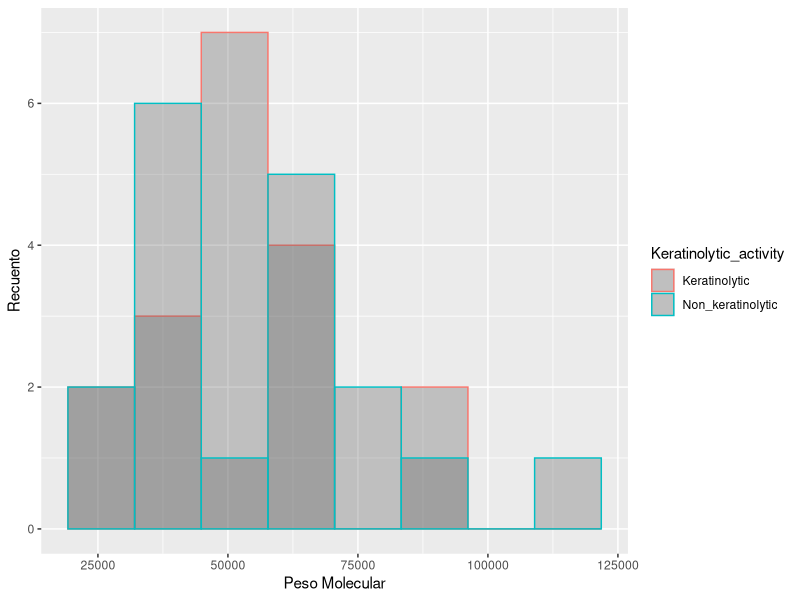
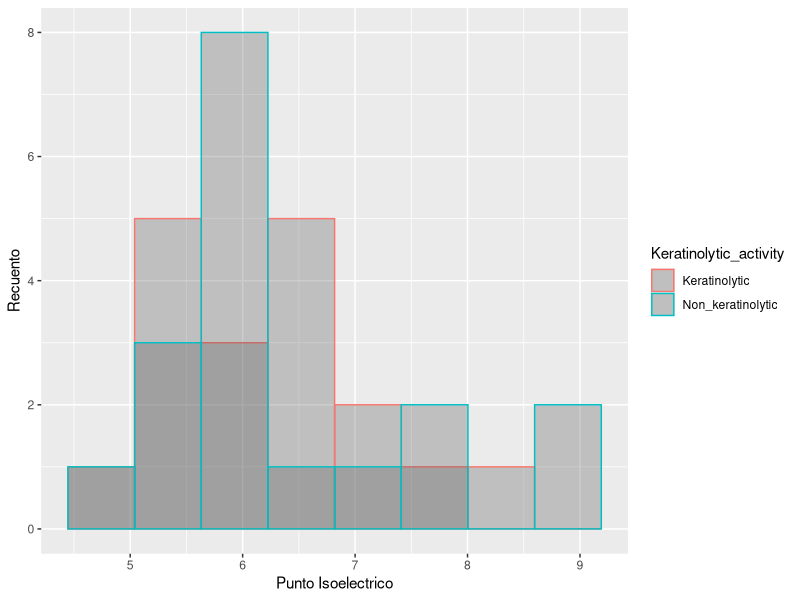
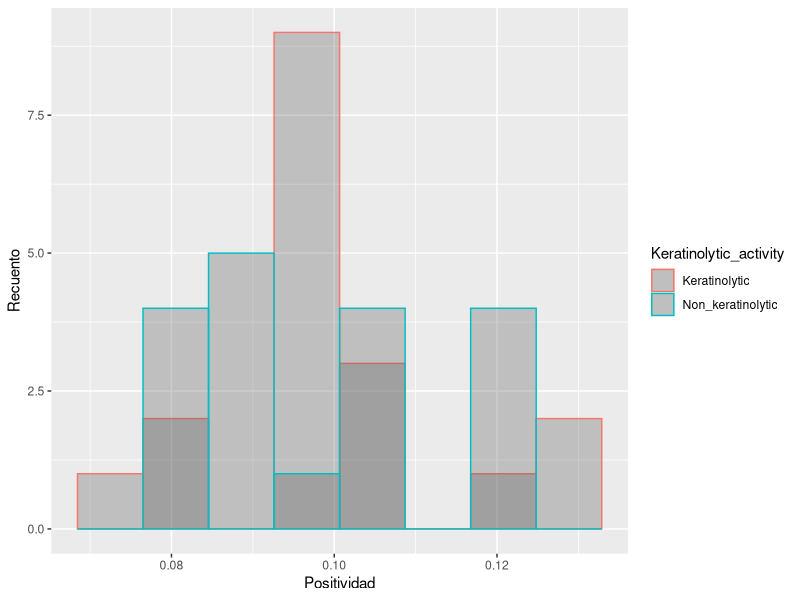
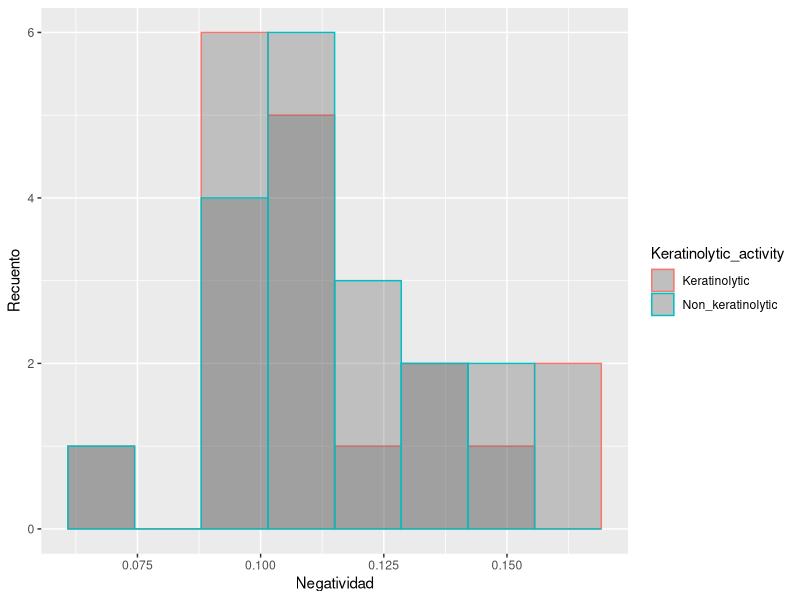
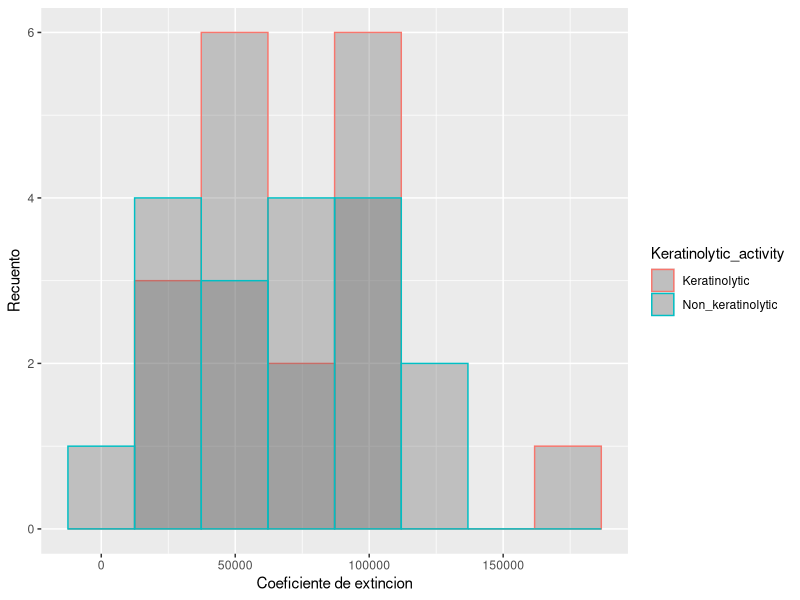
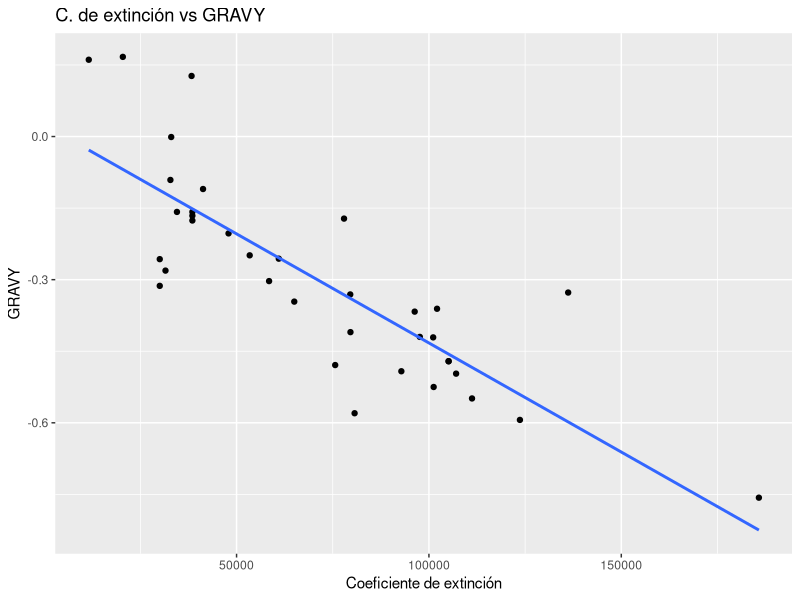
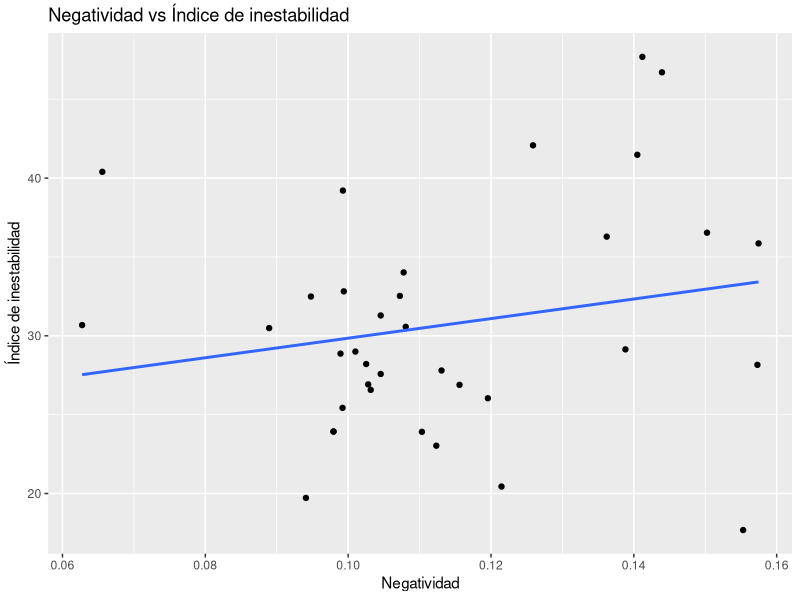
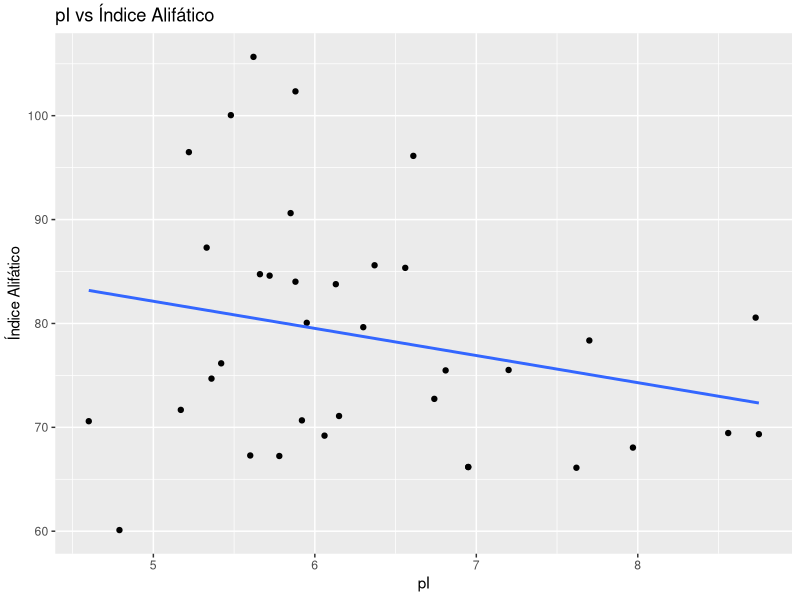

These charts were generated, in order, by the following R code:
## ---- chunk 1
knitr::opts_chunk$set(echo = TRUE)

# Habilita librerías
library(readxl) # Para importar datos a R

library(dplyr) # Para manipular datos

library(ggplot2) # Para hacer gráficos

library(tidyr) # Para manipular datos
## ---- chunk 2
Datos_Metaloproteasas <- read_excel("MetalloproteasesDB.xlsx", na = "N/A")

summary(Datos_Metaloproteasas)

str(Datos_Metaloproteasas)
## ---- chunk 3
Datos_Metaloproteasas$ID <- as.factor(Datos_Metaloproteasas$ID)

Datos_Metaloproteasas$Acc_No <- as.factor(Datos_Metaloproteasas$Acc_No)

Datos_Metaloproteasas$Family <- as.factor(Datos_Metaloproteasas$Family)

Datos_Metaloproteasas$Keratinolytic_activity <- as.factor(Datos_Metaloproteasas$Keratinolytic_activity)

Datos_Metaloproteasas$Activity_type <- as.factor(Datos_Metaloproteasas$Activity_type)

Datos_Metaloproteasas$Active_site <- as.factor(Datos_Metaloproteasas$Active_site)

Datos_Metaloproteasas$Metal_binding_site <- as.factor(Datos_Metaloproteasas$Metal_binding_site)

summary(Datos_Metaloproteasas)
## ---- chunk 4

Datos_Metaloproteasas_Norm <- Datos_Metaloproteasas %>% mutate(Negativity = Negative_AA/Length)%>% 
  mutate(Positivity = Positive_AA/Length)

## ---- chunk 5

Tabla_queratinolisis <- table(Datos_Metaloproteasas$Keratinolytic_activity)
knitr::kable(Tabla_queratinolisis, col.names = c ("Queratinolisis", "Frecuencia"), caption = "Tabla 1. Frecuencias de enzimas segun el factor de actividad queratinolítica")

Tabla_Familias <- table(Datos_Metaloproteasas$Keratinolytic_activity, Datos_Metaloproteasas$Family)
knitr::kable(Tabla_Familias, caption = "Tabla 2. Frecuencias de enzimas por familia de proteasa de acuerdo con clasificación MEROPS")

## ---- chunk 6

ggplot(Datos_Metaloproteasas_Norm, aes(x = Mol_Weight, color = Keratinolytic_activity)) +
  geom_histogram(position = "identity", bins = 8, alpha = 0.3) + labs(x= "Peso Molecular", y= "Recuento")

## ---- chunk 7

ggplot(Datos_Metaloproteasas_Norm, aes(x = pI, color = Keratinolytic_activity)) +
  geom_histogram(position = "identity", bins = 8, alpha = 0.3) + labs(x= "Punto Isoelectrico", y= "Recuento")

## ---- chunk 8

ggplot(Datos_Metaloproteasas_Norm, aes(x = Positivity, color = Keratinolytic_activity)) +
  geom_histogram(position = "identity", bins = 8, alpha = 0.3) + labs(x= "Positividad", y= "Recuento")

## ---- chunk 9

ggplot(Datos_Metaloproteasas_Norm, aes(x = Negativity, color = Keratinolytic_activity)) +
  geom_histogram(position = "identity", bins = 8, alpha = 0.3) + labs(x= "Negatividad", y= "Recuento")

## ---- chunk 10

ggplot(Datos_Metaloproteasas_Norm, aes(x = Extinction_coefficient, color = Keratinolytic_activity)) + geom_histogram(position = "identity", bins = 8, alpha = 0.3) + labs(x= "Coeficiente de extincion", y= "Recuento")

## ---- chunk 11

ggplot(Datos_Metaloproteasas_Norm, aes(x = Extinction_coefficient, y = GRAVY)) + geom_point() + geom_smooth(method=lm, se=FALSE) + labs(title = "C. de extinción vs GRAVY", x= "Coeficiente de extinción", y= "GRAVY")

ggplot(Datos_Metaloproteasas_Norm, aes(x = Negativity, y = Instability_index)) + geom_point() + geom_smooth(method=lm, se=FALSE) + labs(title = "Negatividad vs Índice de inestabilidad", x= "Negatividad", y= "Índice de inestabilidad")

ggplot(Datos_Metaloproteasas_Norm, aes(x = pI, y = Aliphatic_index)) + geom_point() + geom_smooth(method=lm, se=FALSE) + labs(title = "pI vs Índice Alifático", x= "pI", y= "Índice Alifático")

## ---- chunk 12
plot.design(Datos_Metaloproteasas_Norm$pI ~ Datos_Metaloproteasas_Norm$Keratinolytic_activity, Datos_Metaloproteasas_Norm$Instability_index, xlab="Factores", ylab="pI", col=3:6)
## ---- chunk 13

boxplot(Datos_Metaloproteasas_Norm$pI ~ Datos_Metaloproteasas_Norm$Keratinolytic_activity, main = "Punto Isoeléctrico vs Actividad queratinolítica", ylab = "pI", xlab = "Actividad queratinolítica")

boxplot(Datos_Metaloproteasas_Norm$Instability_index ~ Datos_Metaloproteasas_Norm$Keratinolytic_activity, main = "Indice de inestabilidad vs Actividad queratinolítica", ylab = "Indice de inestabilidad", xlab = "Actividad queratinolítica")

boxplot(Datos_Metaloproteasas_Norm$Extinction_coefficient ~ Datos_Metaloproteasas_Norm$Keratinolytic_activity, main = "Coeficiente de extinción vs Actividad queratinolítica", ylab = "Coeficiente de extinción", xlab = "Actividad queratinolítica")

